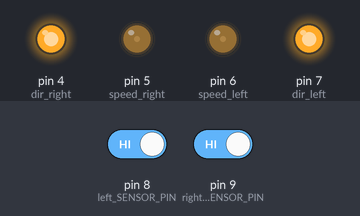
A sketch run on a simulated Arduino Uno, built with avr-gcc and run on an emulated ATmega328P. On the bench: output pins drawn as LEDs (lit = HIGH). Dashed ring = blinking. Inputs (shaded band) come from the test bench; at power-on: pin 8 (left_SENSOR_PIN) HIGH, pin 9 (right_SENSOR_PIN) HIGH.

Above: at 1.2 s.
1.3 s: pin 8 (left_SENSOR_PIN) driven LOW
At 2.5 s:
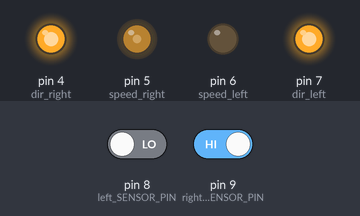
2.8 s: pin 9 (right_SENSOR_PIN) driven LOW
At 3.2 s:
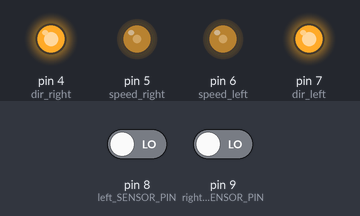
5.8 s: pin 8 (left_SENSOR_PIN) driven HIGH
At 7.1 s:
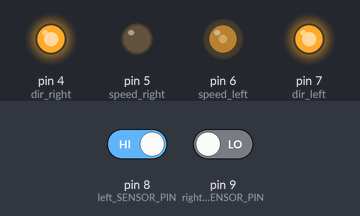
7.4 s: pin 9 (right_SENSOR_PIN) driven HIGH
At 7.9 s:
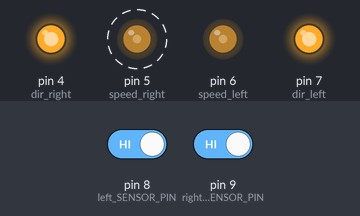
Timing chart, 0 to 11.4 s (numbered marks = the images above; inputs shaded):
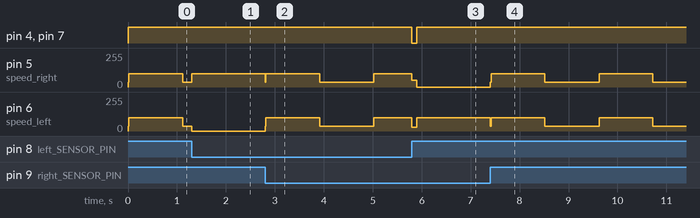

Measured:
- after the input at 1.3 s, pin 5 (speed_right): 35/255 → 100/255 after 0.00 s instead of 0.93 s; pin 6 (speed_left): 35/255 → 0/255 at once
- after the input at 2.8 s, pin 5 (speed_right): 100/255 → 35/255 after 1.1 s, → 100/255 1.1 s later; pin 6 (speed_left): 0/255 → 100/255 at once, → 35/255 1.1 s later, → 100/255 1.1 s later
- after the input at 5.8 s, pin 4 (dir_right), pin 7 (dir_left): HIGH → LOW at once, → HIGH 0.10 s later
- after the input at 7.4 s, pin 5 (speed_right): alternates 100/255 for 1.1 s and 35/255 for 1.1 s, starting at once; pin 6 (speed_left): 100/255 → 35/255 after 1.1 s, → 100/255 1.1 s later, → 35/255 1.1 s later

The sketch:

Fade.ino
```cpp
#define speed_left       6
#define speed_right      5
#define dir_left         7
#define dir_right        4
#define left_SENSOR_PIN  8
#define right_SENSOR_PIN 9

#define speed            100
#define slow_speed       35

#define back_slow_speed  30
#define back_FAST_speed  50
#define brake_K          4

#define state_FORWARD    0
#define state_right      1
#define state_left       2

#define speed_STEP       2

#define FAST_TIME_THRESHOLD     500

int state = state_FORWARD;
int currentspeed = speed;
int fastTime = 0;

void runForward()
{
    state = state_FORWARD;

    fastTime += 1;
    if (fastTime < FAST_TIME_THRESHOLD) {
        currentspeed = slow_speed;
    } else {
        currentspeed = min(currentspeed + speed_STEP, speed);
    }

    analogWrite(speed_left, currentspeed);
    analogWrite(speed_right, currentspeed);

    digitalWrite(dir_left, HIGH);
    digitalWrite(dir_right, HIGH);
}

void steerright()
{
    state = state_right;
    fastTime = 0;

    analogWrite(speed_right, 0);
    analogWrite(speed_left, speed);

    digitalWrite(dir_left, HIGH);
    digitalWrite(dir_right, HIGH);
}

void steerleft()
{
    state = state_left;
    fastTime = 0;

    analogWrite(speed_left, 0);
    analogWrite(speed_right, speed);

    digitalWrite(dir_left, HIGH);
    digitalWrite(dir_right, HIGH);
}


void stepback(int duration, int state) {
    if (!duration)
        return;
    int leftspeed = (state == state_right) ? back_slow_speed : back_FAST_speed;
    int rightspeed = (state == state_left) ? back_slow_speed : back_FAST_speed;

    analogWrite(speed_left, leftspeed);
    analogWrite(speed_right, rightspeed);

    // реверс колёс
    digitalWrite(dir_right, LOW);
    digitalWrite(dir_left, LOW);

    delay(duration);
}


void setup()
{
    for(int i = 4; i <= 7; i++)
        pinMode(i, OUTPUT);
    runForward();
}

void loop()
{
    boolean left = !digitalRead(left_SENSOR_PIN);
    boolean right = !digitalRead(right_SENSOR_PIN);

    int targetstate;

    if (left == right) {
        targetstate = state_FORWARD;
    } else if (left) {
        targetstate = state_left;
    } else {
        targetstate = state_right;
    }

    if (state == state_FORWARD && targetstate != state_FORWARD) {
        int brakeTime = (currentspeed > slow_speed) ?
            currentspeed : 0;
        stepback(brakeTime, targetstate);
    }

    switch (targetstate) {
        case state_FORWARD:
            runForward();
            break;

        case state_right:
            steerright();
            break;

        case state_left:
            steerleft();
            break;
    }

}
```
